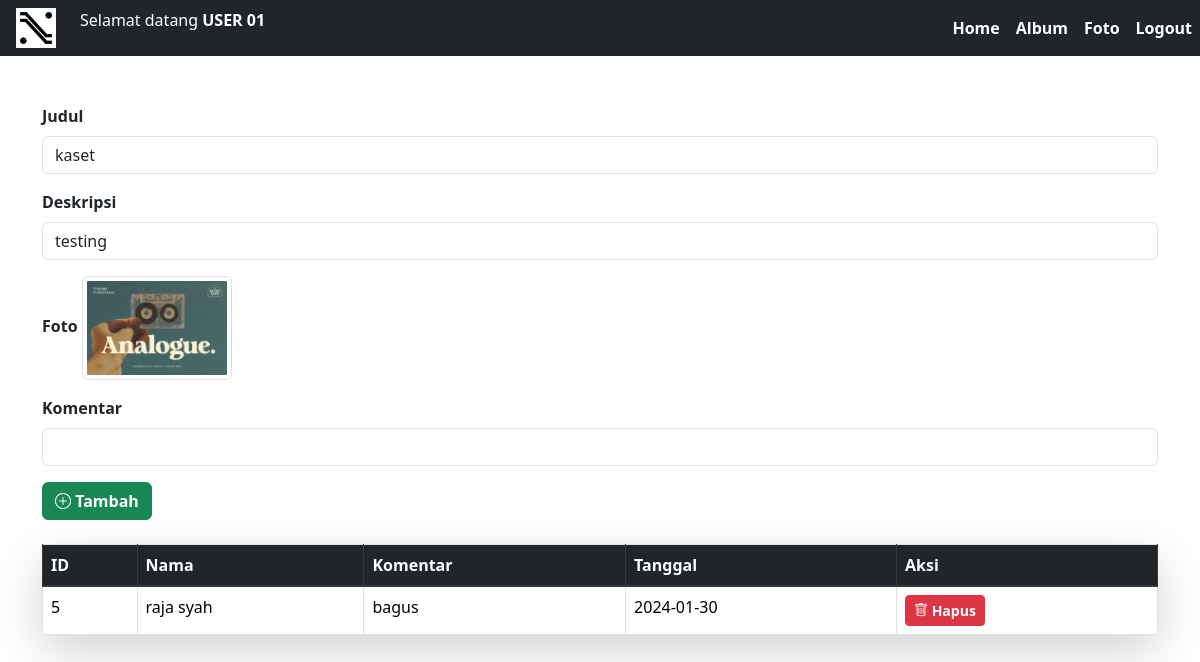
The page /komentar.php?fotoid=12 (signed in) on the database its author committed.
### tables this page shows
CREATE TABLE `foto` (
  `fotoid` int(11) NOT NULL,
  `judulfoto` varchar(255) NOT NULL,
  `deskripsifoto` text NOT NULL,
  `tanggalunggah` date NOT NULL,
  `lokasifile` varchar(255) NOT NULL,
  `albumid` int(11) NOT NULL,
  `userid` int(11) NOT NULL
);

CREATE TABLE `komentarfoto` (
  `komentarid` int(11) NOT NULL,
  `fotoid` int(11) NOT NULL,
  `userid` int(11) NOT NULL,
  `isikomentar` text NOT NULL,
  `tanggalkomentar` date NOT NULL
);

CREATE TABLE `user` (
  `userid` int(11) NOT NULL,
  `username` varchar(255) NOT NULL,
  `password` varchar(255) NOT NULL,
  `email` varchar(255) NOT NULL,
  `namalengkap` varchar(255) NOT NULL,
  `alamat` text NOT NULL
);

### komentar.php (the view, shortened to what this page needs)
<!DOCTYPE html>
<html lang="en">
<head>
    <link rel="stylesheet" href="https://maxcdn.bootstrapcdn.com/bootstrap/4.0.0/css/bootstrap.min.css">
    <link href="https://cdn.jsdelivr.net/npm/bootstrap@5.3.2/dist/css/bootstrap.min.css" rel="stylesheet">
    <link rel="stylesheet" href="https://cdn.jsdelivr.net/npm/bootstrap-icons@1.11.3/font/bootstrap-icons.min.css">
</head>
<body>
    <nav class="navbar navbar-expand-lg navbar-dark bg-dark text-center py-2">
        <img src="XXKING.png" alt="Logo" width="40" height="40" class="d-inline-block align-text-top ml-3">
        <p class="text-white ms-4 ">Selamat datang <b><?= strtoupper($_SESSION['namalengkap']) ?></b></p>
        <div class="collapse navbar-collapse" id="navbarNav">
            <ul class="navbar-nav ml-auto">
                <li class="nav-item"><a class="nav-link text-white" href="index.php"><b>Home</b></a></li>
                <li class="nav-item"><a class="nav-link text-white" href="album.php"><b>Album</b></a></li>
                <li class="nav-item"><a class="nav-link text-white" href="foto.php"><b>Foto</b></a></li>
                <li class="nav-item"><a class="nav-link text-white" href="logout.php"><b>Logout</b></a></li>
            </ul>
        </div>
    </nav>
    <div class="container mt-5">
        <form action="tambah_komentar.php" method="post">
            <?php
            include "koneksi.php";
            $fotoid = $_GET['fotoid'];
            $sql = mysqli_query($conn, "select * from foto where fotoid='$fotoid'");
            while ($data = mysqli_fetch_array($sql)) {
            ?>
                <div class="mb-3">
                    <label for="judulfoto" class="form-label"><b>Judul</b></label>
                    <input type="text" class="form-control" id="judulfoto" name="judulfoto" value="<?= $data['judulfoto'] ?>">
                </div>
                <div class="mb-3">
                    <label for="deskripsifoto" class="form-label"><b>Deskripsi</b></label>
                    <input type="text" class="form-control" id="deskripsifoto" name="deskripsifoto" value="<?= $data['deskripsifoto'] ?>">
                </div>
                <div class="mb-3">
                    <label for="lokasifile" class="form-label"><b>Foto</b></label>
                    <img src="gambar/<?= $data['lokasifile'] ?>" class="img-fluid img-thumbnail" alt="Foto" width="150px">
                </div>
                <div class="mb-3">
                    <label for="isikomentar" class="form-label"><b>Komentar</b></label>
                    <input type="text" class="form-control" id="isikomentar" name="isikomentar">
                </div>
                <button type="submit" class="btn btn-success"><i class="bi bi-plus-circle"></i><b> Tambah</b></button>
            <?php
            }
            ?>
        </form>
        <table class="table table-bordered table-hover shadow-lg mt-4">
            <thead class="thead-dark">
                <tr>
                    <th>ID</th>
                    <th>Nama</th>
                    <th>Komentar</th>
                    <th>Tanggal</th>
                    <th>Aksi</th>
                </tr>
            </thead>
            <tbody>
                <?php
                include "koneksi.php";
                $sql = mysqli_query($conn, "select * from komentarfoto,user where komentarfoto.userid=user.userid");
                while ($data = mysqli_fetch_array($sql)) {
                ?>
                    <tr>
                        <td><?= $data['komentarid'] ?></td>
                        <td><?= $data['namalengkap'] ?></td>
                        <td><?= $data['isikomentar'] ?></td>
                        <td><?= $data['tanggalkomentar'] ?></td>
                        <td>
                        <a href="hapus_komentar.php?komentarid=<?= $data['komentarid'] ?>" class="btn btn-danger btn-sm"><i class="bi bi-trash"></i><b> Hapus</b></a>
                        </td>
                    </tr>
                <?php
                }
                ?>
            </tbody>
        </table>
    </div>
</body>
</html>

### rows shown on the page
foto: judulfoto "kaset", deskripsifoto "testing", lokasifile (picture)
komentarfoto: komentarid "5", userid.namalengkap "raja syah", isikomentar "bagus", tanggalkomentar "2024-01-30"

### other values the page prints
$_SESSION['namalengkap'] "USER 01"
